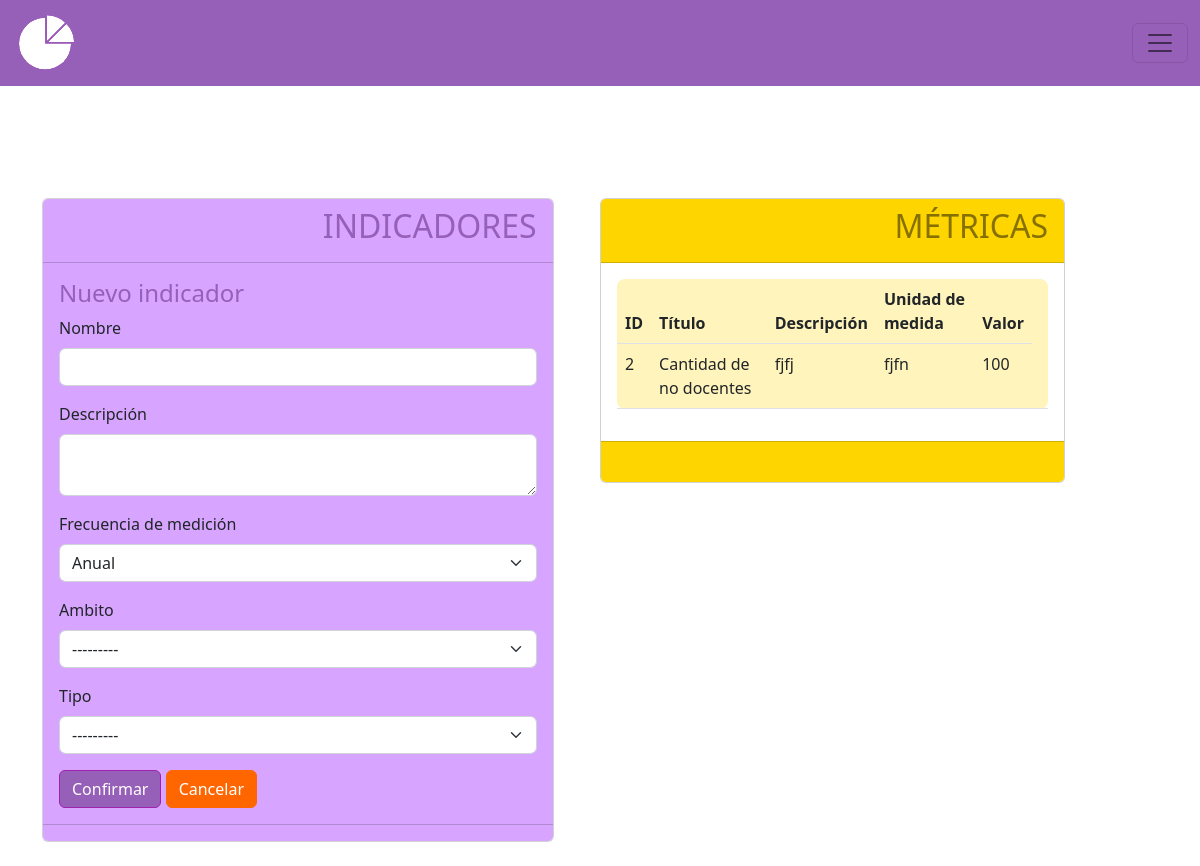
The page /indicadores/crear on the database its author committed.
### MIReApp/models.py (models this page shows, shortened)
class Metrica(models.Model):
    id = models.AutoField(primary_key=True)
    titulo = models.CharField(max_length=100,
                              verbose_name='Título',
                              unique= True,
                              validators= [
                                  RegexValidator(regex= r'^[a-zA-Z\s]*$',
                                                 message="El nombre no puede contener caracteres especiales.",
                                                 code='invalid_nombre')
                              ])
    descripcion = models.TextField(max_length=100, verbose_name='Descripción', null=True)
    unidad_medida = models.CharField(max_length=100,
                                        verbose_name='Unidad de Medida',
                                        validators= [
                                            RegexValidator(regex= r'^[a-zA-Z\s]*$',
                                                            message="La unidad de medida no puede contener caracteres especiales",
                                                            code='invalid_nombre')
                                        ])
    valor = models.IntegerField(verbose_name='Valor', validators=[MinValueValidator(0, message="El valor no puede ser negativo")], default=0)
    frecuencia = models.CharField(max_length=10, choices=FRECUENCIAS)
    year = models.PositiveIntegerField(blank=True, null=True,verbose_name='Ingrese año:')

### MIReApp/views.py (the view)
# urls.py: path('indicadores/crear', views.crear_indicadores, name='crear_indicador'),
def crear_indicadores(request):
    formulario2 = IndicadorForm(request.POST or None, request.FILES or None)
    if formulario2.is_valid():
        formulario2.save()
        messages.success(request, '¡Indicador creado exitosamente!', extra_tags='alta-exitosa')
        return redirect('indicadores')
    metricas = Metrica.objects.all()
    context = {
        'formulario2': formulario2,
        'metricas': metricas,
    }
    return render(request, 'indicadores/crear.html', context)

### MIReApp/forms.py
class IndicadorForm(forms.ModelForm):
    class Meta:
        model = Indicador
        fields = '__all__'
        widgets = {
            'descripcion': forms.Textarea(attrs={'cols': 10, 'rows': 2}),
        }
    def __init__(self, *args, **kwargs):
        super().__init__(*args, **kwargs)
        for i in self.fields:
            self.fields[i].widget.attrs.update({'class':'form-control'})
        self.fields['tipo'].queryset = Tipo.objects.none()
        if 'ambito' in self.data:
            try:
                ambito_id = int(self.data.get('ambito'))
                self.fields['tipo'].queryset = Tipo.objects.filter(ambito_id=ambito_id).order_by('nombre')
            except (ValueError, TypeError):
                pass  # invalid input from the client; ignore and fallback to empty Tipo queryset
        elif self.instance.pk:
            self.fields['tipo'].queryset = self.instance.ambito.tipo_set.order_by('nombre')

### MIReApp/models.py (called while the page is built)
    def __str__(self):
        return self.nombre

### MIReApp/templates/indicadores/crear.html (shortened to what this page needs)
{% extends "base.html" %}
{% block contenido %}
<br>
<br>
<br>
<br>
<br>
<br>
<br>
<br>
<br>
<br>
<div style="display: flex">
    <div style="width: 80%;flex: 2;">
        <div class="card col-md-11" style="text-align: left;">
            <div class="card-header fw-bold " style="background-color: #D7A5FF;color: #000000;">
                <div style="display: flex; justify-content: flex-end; width: 100%;">
                    <h2 style="color: #965FB8;">INDICADORES</h2>
                </div>
            </div>
            <div class="card-body" style="background-color: #D7A5FF;">
                <h4 style="color: #965FB8">Nuevo indicador</h4>
                {%  include 'indicadores/form.html' %}
            </div>
            <div class="card-footer text-muted" style="background-color: #D7A5FF;">
            </div>
        </div>
    </div>
    <div style="width: 20%;flex: 2;">
        <div class="col-md-10 card" style="text-align: left;">
            <div class="card-header fw-bold" style="background-color: #ffd500;">
                <div style="display: flex; justify-content: flex-end; width: 100%;">
                    <span><h2 style="color: #00000079;">MÉTRICAS</h2></span>
                </div>
            </div>
            <div class="card-body">
                <div class="table-responsive">
                    <table class="table rounded-3" style="background-color: #fff4bb">
                        <thead>
                            <tr>
                                <th scope="col">ID</th>
                                <th scope="col">Título</th>
                                <th scope="col">Descripción</th>
                                <th scope="col">Unidad de medida</th>
                                <th scope="col">Valor</th>
                            </tr>
                        </thead>
                        <tbody>
                            {% for metri in metricas %}
                            <tr class="">
                                <td scope="row">{{ metri.id }}</td>
                                <td>{{ metri.titulo }}</td>
                                <td>{{ metri.descripcion }}</td>
                                <td>{{ metri.unidad_medida }}</td>
                                <td>{{ metri.valor }}</td>
                                <td>
                                </td>
                            </tr>
                            {% endfor %}
                        </tbody>
                    </table>
                </div>
            </div>
            <div class="card-footer text-muted" style="background-color: #ffd500;">
                <br>
            </div>
        </div>
    </div>
</div>
        <br>
{% endblock %}

### MIReApp/static/css/base.css (style rules this page uses)
html, body { margin: 0; width: 100%; height: 100%; display: flex; justify-content: center; align-items: center; font-family: 'Dosis', sans-serif; font-weight: 300; -webkit-user-select: none; -moz-user-select: none; -ms-user-select: none; user-select: none; }
h2 { color: #965FB8; }

### rows shown on the page
Metrica: id "2", titulo "Cantidad de no docentes", descripcion "fjfj", unidad_medida "fjfn", valor "100"

### other values the page prints
{{ campo2.label }} "Nombre" "Descripción" "Frecuencia de medición" "Ambito" "Tipo"
